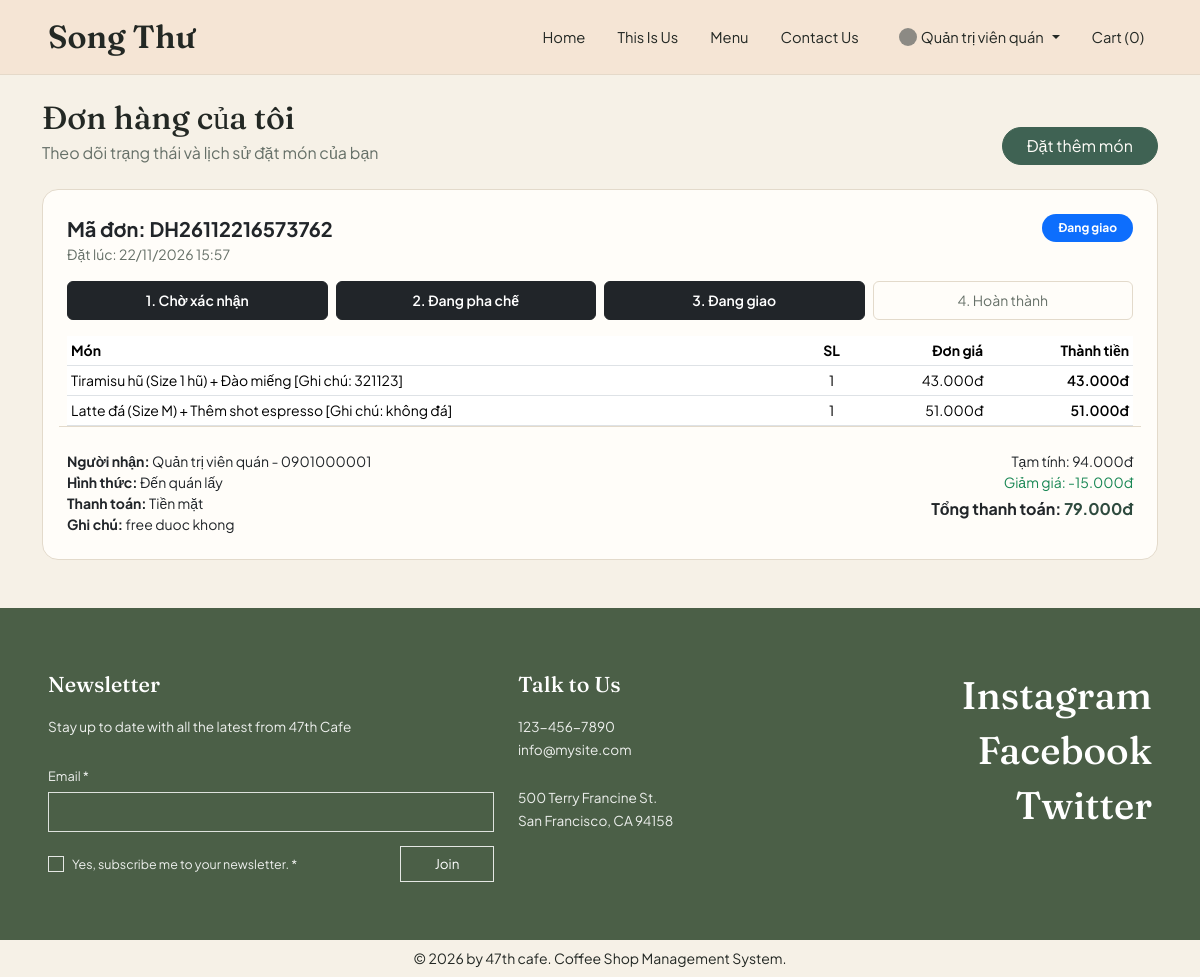
Page /?c=order&a=index (signed in) on the earlier database version.
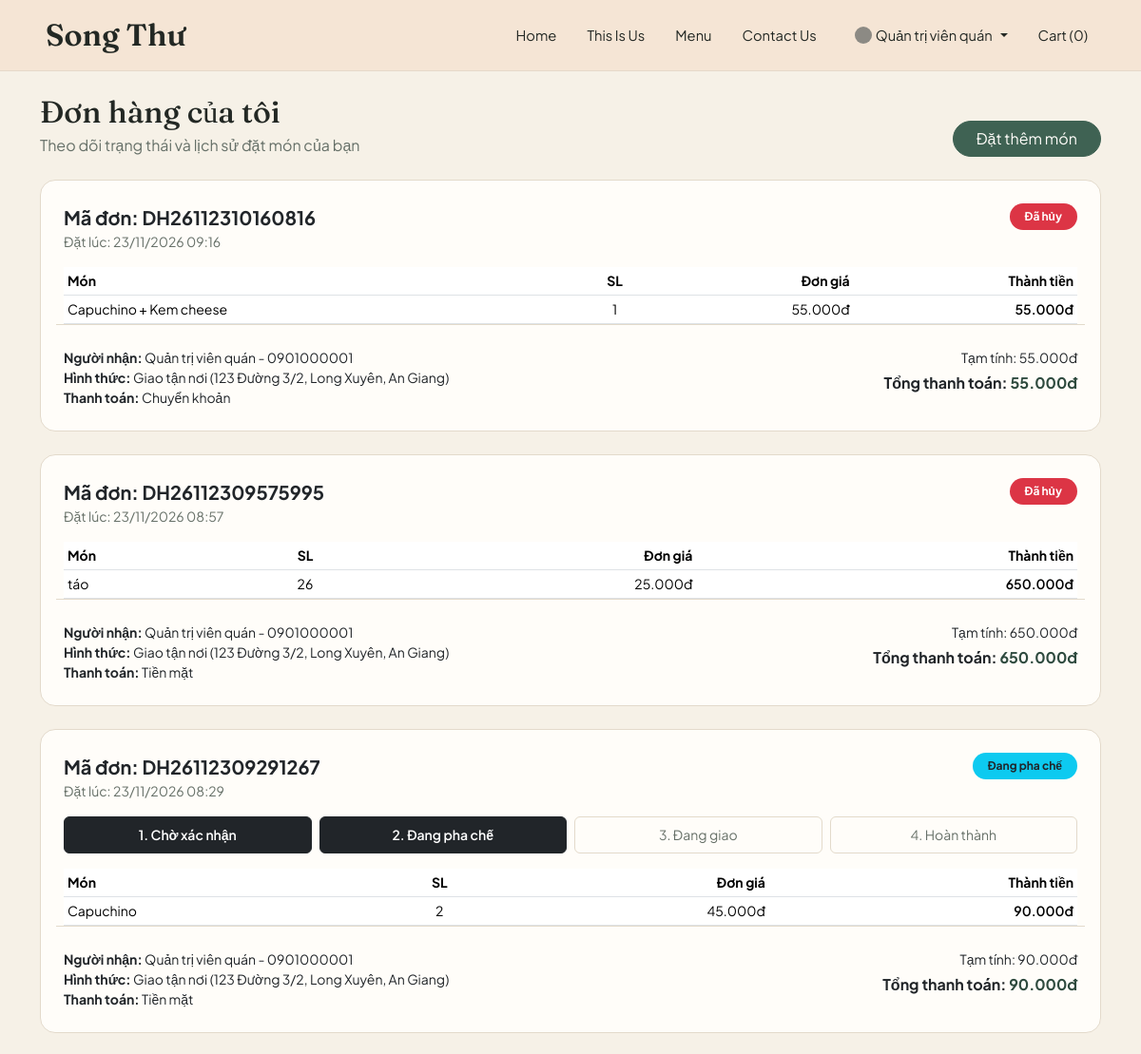
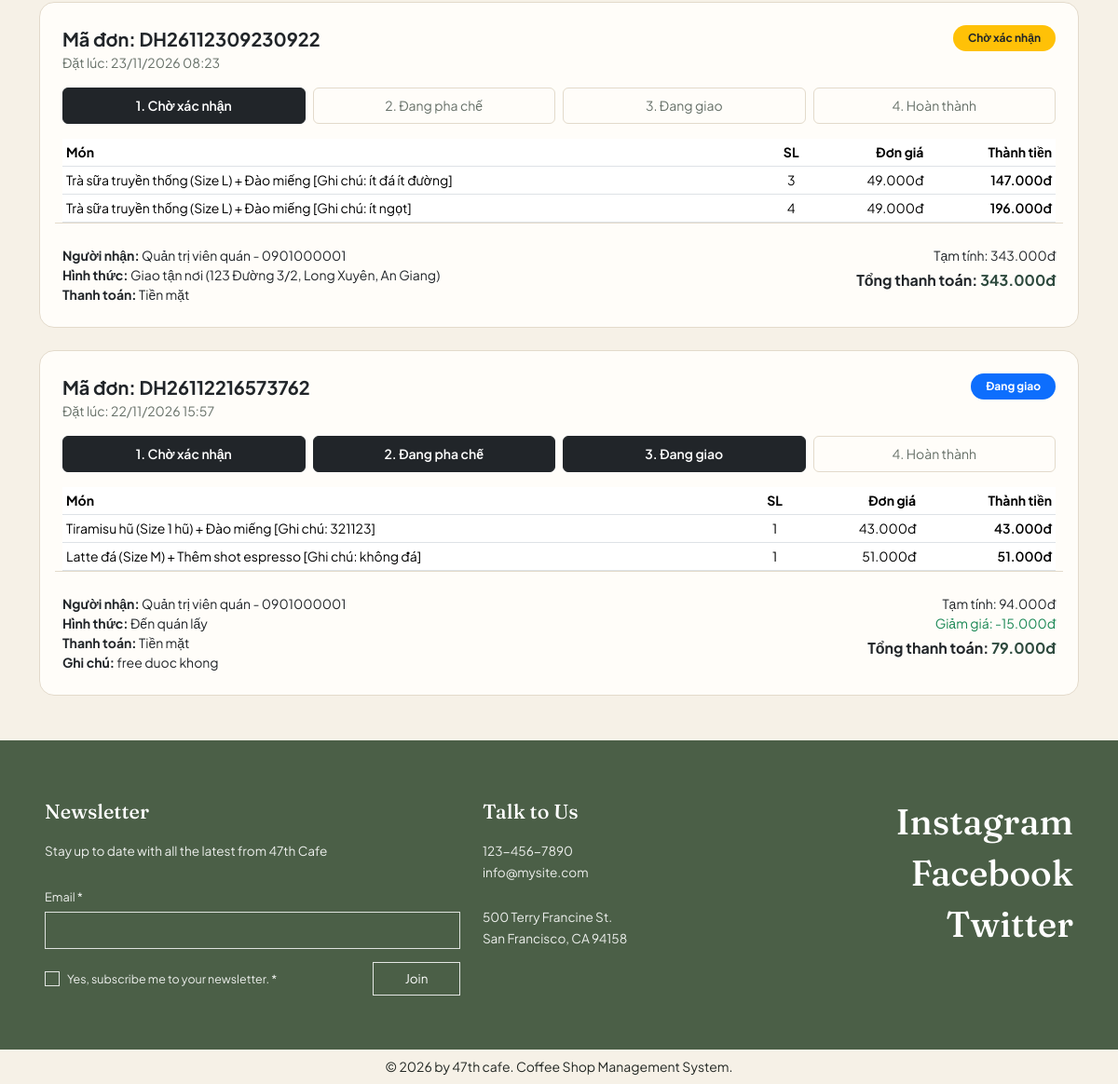
Same page on the later database version (2 pictures, top to bottom).
### tables this page shows
CREATE TABLE `don_hang` (
  `id` int(10) UNSIGNED NOT NULL,
  `ma_don_hang` varchar(30) NOT NULL,
  `nguoi_dung_id` int(10) UNSIGNED DEFAULT NULL,
  `ma_giam_gia_id` int(10) UNSIGNED DEFAULT NULL,
  `ten_nguoi_nhan` varchar(100) NOT NULL,
  `sdt_nguoi_nhan` varchar(20) NOT NULL,
  `hinh_thuc_nhan` enum('giao_tan_noi','den_quan_lay') NOT NULL DEFAULT 'giao_tan_noi',
  `dia_chi_giao` text DEFAULT NULL,
  `phuong_thuc_thanh_toan` enum('tien_mat','chuyen_khoan') NOT NULL DEFAULT 'tien_mat',
  `trang_thai_thanh_toan` enum('cho_thanh_toan','da_thanh_toan','hoan_tien') NOT NULL DEFAULT 'cho_thanh_toan',
  `tam_tinh` decimal(12,2) NOT NULL DEFAULT 0.00,
  `tien_giam` decimal(12,2) NOT NULL DEFAULT 0.00,
  `tong_thanh_toan` decimal(12,2) NOT NULL DEFAULT 0.00,
  `trang_thai_don` enum('cho_xac_nhan','dang_pha_che','dang_giao','hoan_thanh','da_huy') NOT NULL DEFAULT 'cho_xac_nhan',
  `da_tru_kho` tinyint(1) NOT NULL DEFAULT 0,
  `ghi_chu` text DEFAULT NULL,
  `ngay_tao` timestamp NOT NULL DEFAULT current_timestamp(),
  `ngay_cap_nhat` timestamp NULL DEFAULT NULL ON UPDATE current_timestamp()
);

CREATE TABLE `chi_tiet_don_hang` (
  `id` int(10) UNSIGNED NOT NULL,
  `don_hang_id` int(10) UNSIGNED NOT NULL,
  `san_pham_id` int(10) UNSIGNED NOT NULL,
  `bien_the_id` int(10) UNSIGNED DEFAULT NULL,
  `ten_san_pham` varchar(150) NOT NULL,
  `ten_size` varchar(30) DEFAULT NULL,
  `ghi_chu` varchar(255) DEFAULT NULL,
  `don_gia` decimal(10,2) NOT NULL DEFAULT 0.00,
  `so_luong` int(10) UNSIGNED NOT NULL DEFAULT 1,
  `thanh_tien` decimal(12,2) NOT NULL DEFAULT 0.00
);

### controllers/OrderController.php (called while the page is built, shortened)
<?php
require_once __DIR__ . '/../models/OrderModel.php';
function orderIndex(): void
{
    $userId = (int) $_SESSION['user']['id'];
    $data = getOrdersWithItems($userId);
    render('order/index', [
        'pageTitle' => 'Đơn hàng của tôi - 47th cafe',
        'orders' => $data['orders'],
        'itemsByOrder' => $data['itemsByOrder'],
    ]);
}

### index.php (called while the page is built, shortened)
<?php
require_once __DIR__ . '/core/view.php';
$controller = $_GET['c'] ?? 'home';
$action = $_GET['a'] ?? 'index';
$controllerSlug = preg_replace('/[^a-zA-Z0-9_]/', '', strtolower($controller));
$actionSlug = preg_replace('/[^a-zA-Z0-9_]/', '', $action);
$handlerFunc = $controllerSlug . ucfirst($actionSlug);
$handlerFunc();

### models/OrderModel.php (called while the page is built, shortened)
<?php
function getOrdersWithItems(?int $userId = null, string $statusFilter = 'all'): array
{
    $pdo = db_connect();
    $sql = "SELECT id, ma_don_hang, nguoi_dung_id, ten_nguoi_nhan, sdt_nguoi_nhan,
                   hinh_thuc_nhan, dia_chi_giao, phuong_thuc_thanh_toan,
                   tam_tinh, tien_giam, tong_thanh_toan, trang_thai_don,
                   ghi_chu, ngay_tao
            FROM don_hang";
    $where = [];
    $params = [];
    if ($userId !== null && $userId > 0) {
        $where[] = "nguoi_dung_id = :user_id";
        $params[':user_id'] = $userId;
    }
    if (!empty($where)) {
        $sql .= " WHERE " . implode(' AND ', $where);
    }
    $sql .= " ORDER BY ngay_tao DESC, id DESC";
    $stmt = $pdo->prepare($sql);
    $stmt->execute($params);
    $orders = $stmt->fetchAll();
    $itemsByOrder = [];
    if (!empty($orders)) {
        $orderIds = array_map(static fn($row) => (int) $row['id'], $orders);
        $placeholders = implode(',', array_fill(0, count($orderIds), '?'));
        $stmtItems = $pdo->prepare(
            "SELECT don_hang_id, ten_san_pham, ten_size, don_gia, so_luong, thanh_tien
             FROM chi_tiet_don_hang
             WHERE don_hang_id IN ($placeholders)
             ORDER BY id ASC"
        );
        $stmtItems->execute($orderIds);
        foreach ($stmtItems->fetchAll() as $item) {
            $itemsByOrder[(int) $item['don_hang_id']][] = $item;
        }
    }
    return [
        'orders' => $orders,
        'itemsByOrder' => $itemsByOrder,
    ];
}

### views/order/index.php (the view, shortened to what the rows shown need)
<?php
$statusMeta = [
    'cho_xac_nhan' => ['label' => 'Chờ xác nhận', 'badge' => 'bg-warning text-dark', 'step' => 1],
    'dang_pha_che' => ['label' => 'Đang pha chế', 'badge' => 'bg-info text-dark', 'step' => 2],
    'dang_giao'    => ['label' => 'Đang giao',    'badge' => 'bg-primary', 'step' => 3],
    'hoan_thanh'   => ['label' => 'Hoàn thành',   'badge' => 'bg-success', 'step' => 4],
    'da_huy'       => ['label' => 'Đã hủy',       'badge' => 'bg-danger', 'step' => 0],
];
$steps = [
    1 => 'Chờ xác nhận',
    2 => 'Đang pha chế',
    3 => 'Đang giao',
    4 => 'Hoàn thành',
];
?>
<div class="d-flex flex-wrap justify-content-between align-items-end gap-2 mb-4">
    <div>
        <h1 class="h2 mb-1">Đơn hàng của tôi</h1>
    </div>
</div>
<?php if (empty($orders)): ?>
    <div class="card card-coffee p-5 text-center">
        <p class="text-coffee-muted mb-3">Bạn chưa có đơn hàng nào được gắn với tài khoản này.</p>
        <div>
            <a href="<?= BASE_URL ?>/?c=home&a=menu" class="btn btn-moss rounded-pill px-4">
                Xem thực đơn ngay
            </a>
        </div>
    </div>
<?php else: ?>
    <div class="vstack gap-4">
        <?php foreach ($orders as $order): ?>
            <?php
            $orderId = (int) $order['id'];
            $statusKey = (string) ($order['trang_thai_don'] ?? 'cho_xac_nhan');
            $meta = $statusMeta[$statusKey] ?? ['label' => $statusKey, 'badge' => 'bg-secondary', 'step' => 1];
            $currentStep = (int) $meta['step'];
            $orderItems = $itemsByOrder[$orderId] ?? [];
            ?>
            <div class="card card-coffee p-4">
                <div class="d-flex flex-wrap justify-content-between align-items-start gap-2 mb-3">
                    <div>
                        <div class="fw-bold fs-5">
                            Mã đơn: <?= htmlspecialchars((string) $order['ma_don_hang']) ?>
                        </div>
                        <div class="small text-coffee-muted">
                            Đặt lúc: <?= date('d/m/Y H:i', strtotime((string) $order['ngay_tao'])) ?>
                        </div>
                    </div>
                    <span class="badge rounded-pill px-3 py-2 <?= $meta['badge'] ?>">
                        <?= htmlspecialchars($meta['label']) ?>
                    </span>
                </div>
                <?php if ($statusKey !== 'da_huy'): ?>
                    <div class="row g-2 mb-3">
                        <?php foreach ($steps as $stepNum => $stepLabel): ?>
                            <?php $active = $stepNum <= $currentStep; ?>
                            <div class="col-6 col-md-3">
                                <div class="p-2 rounded text-center small border <?= $active ? 'bg-dark text-white border-dark fw-semibold' : 'text-coffee-muted border-coffee-soft' ?>">
                                    <?= $stepNum ?>. <?= htmlspecialchars($stepLabel) ?>
                                </div>
                            </div>
                        <?php endforeach; ?>
                    </div>
                <?php endif; ?>
                <div class="table-responsive mb-3">
                    <table class="table table-sm align-middle mb-0">
                        <thead>
                            <tr class="small text-coffee-muted">
                                <th>Món</th>
                                <th class="text-center">SL</th>
                                <th class="text-end">Đơn giá</th>
                                <th class="text-end">Thành tiền</th>
                            </tr>
                        </thead>
                        <tbody>
                            <?php foreach ($orderItems as $item): ?>
                                <tr>
                                    <td class="small"><?= htmlspecialchars((string) $item['ten_san_pham']) ?></td>
                                    <td class="small text-center"><?= (int) $item['so_luong'] ?></td>
                                    <td class="small text-end"><?= format_vnd((float) $item['don_gia']) ?></td>
                                    <td class="small text-end fw-semibold"><?= format_vnd((float) $item['thanh_tien']) ?></td>
                                </tr>
                            <?php endforeach; ?>
                        </tbody>
                    </table>
                </div>
                <div class="row g-3 pt-2 border-top border-coffee-soft small">
                    <div class="col-md-7">
                        <div>
                            <strong>Người nhận:</strong>
                            <?= htmlspecialchars((string) $order['ten_nguoi_nhan']) ?> - <?= htmlspecialchars((string) $order['sdt_nguoi_nhan']) ?>
                        </div>
                        <div>
                            <strong>Hình thức:</strong>
                            <?= $order['hinh_thuc_nhan'] === 'den_quan_lay' ? 'Đến quán lấy' : 'Giao tận nơi' ?>
                            <?php if ($order['hinh_thuc_nhan'] === 'giao_tan_noi' && !empty($order['dia_chi_giao'])): ?>
                                (<?= htmlspecialchars((string) $order['dia_chi_giao']) ?>)
                            <?php endif; ?>
                        </div>
                        <div>
                            <strong>Thanh toán:</strong>
                            <?= $order['phuong_thuc_thanh_toan'] === 'chuyen_khoan' ? 'Chuyển khoản' : 'Tiền mặt' ?>
                        </div>
                        <?php if (!empty($order['ghi_chu'])): ?>
                            <div>
                                <strong>Ghi chú:</strong> <?= htmlspecialchars((string) $order['ghi_chu']) ?>
                            </div>
                        <?php endif; ?>
                    </div>
                    <div class="col-md-5 text-md-end">
                        <div>Tạm tính: <?= format_vnd((float) $order['tam_tinh']) ?></div>
                        <?php if ((float) $order['tien_giam'] > 0): ?>
                            <div class="text-success">Giảm giá: -<?= format_vnd((float) $order['tien_giam']) ?></div>
                        <?php endif; ?>
                        <div class="fs-6 fw-bold mt-1">
                            Tổng thanh toán: <span class="price-moss"><?= format_vnd((float) $order['tong_thanh_toan']) ?></span>
                        </div>
                    </div>
                </div>
            </div>
        <?php endforeach; ?>
    </div>
<?php endif; ?>

Differences in the rows shown:
added don_hang: ma_don_hang "DH26112310160816", ngay_tao "23/11/2026 09:16", trang_thai_don "Đã hủy", ten_nguoi_nhan "Quản trị viên quán", sdt_nguoi_nhan "0901000001", hinh_thuc_nhan "Giao tận nơi", dia_chi_giao "123 Đường 3/2, Long Xuyên, An Giang", phuong_thuc_thanh_toan "Chuyển khoản", tam_tinh "55.000đ", tong_thanh_toan "55.000đ"
added chi_tiet_don_hang: ten_san_pham "Capuchino + Kem cheese", so_luong "1", don_gia "55.000đ", thanh_tien "55.000đ", shown under "DH26112310160816"
added don_hang: ma_don_hang "DH26112309575995", ngay_tao "23/11/2026 08:57", trang_thai_don "Đã hủy", ten_nguoi_nhan "Quản trị viên quán", sdt_nguoi_nhan "0901000001", hinh_thuc_nhan "Giao tận nơi", dia_chi_giao "123 Đường 3/2, Long Xuyên, An Giang", phuong_thuc_thanh_toan "Tiền mặt", tam_tinh "650.000đ", tong_thanh_toan "650.000đ"
added chi_tiet_don_hang: ten_san_pham "táo", so_luong "26", don_gia "25.000đ", thanh_tien "650.000đ", shown under "DH26112309575995"
added don_hang: ma_don_hang "DH26112309291267", ngay_tao "23/11/2026 08:29", trang_thai_don "Đang pha chế", stepNum "1", stepLabel "Chờ xác nhận", stepNum "2", stepLabel "Đang pha chế", stepNum "3", stepLabel "Đang giao", stepNum "4", stepLabel "Hoàn thành", ten_nguoi_nhan "Quản trị viên quán", sdt_nguoi_nhan "0901000001", hinh_thuc_nhan "Giao tận nơi", dia_chi_giao "123 Đường 3/2, Long Xuyên, An Giang", phuong_thuc_thanh_toan "Tiền mặt", tam_tinh "90.000đ", tong_thanh_toan "90.000đ"
added chi_tiet_don_hang: ten_san_pham "Capuchino", so_luong "2", don_gia "45.000đ", thanh_tien "90.000đ", shown under "DH26112309291267"
added don_hang: ma_don_hang "DH26112309230922", ngay_tao "23/11/2026 08:23", trang_thai_don "Chờ xác nhận", stepNum "1", stepLabel "Chờ xác nhận", stepNum "2", stepLabel "Đang pha chế", stepNum "3", stepLabel "Đang giao", stepNum "4", stepLabel "Hoàn thành", ten_nguoi_nhan "Quản trị viên quán", sdt_nguoi_nhan "0901000001", hinh_thuc_nhan "Giao tận nơi", dia_chi_giao "123 Đường 3/2, Long Xuyên, An Giang", phuong_thuc_thanh_toan "Tiền mặt", tam_tinh "343.000đ", tong_thanh_toan "343.000đ"
added chi_tiet_don_hang: ten_san_pham "Trà sữa truyền thống (Size L) + Đào miếng [Ghi chú: ít đá ít đường]", so_luong "3", don_gia "49.000đ", thanh_tien "147.000đ", shown under "DH26112309230922"
added chi_tiet_don_hang: ten_san_pham "Trà sữa truyền thống (Size L) + Đào miếng [Ghi chú: ít ngọt]", so_luong "4", don_gia "49.000đ", thanh_tien "196.000đ", shown under "DH26112309230922"
